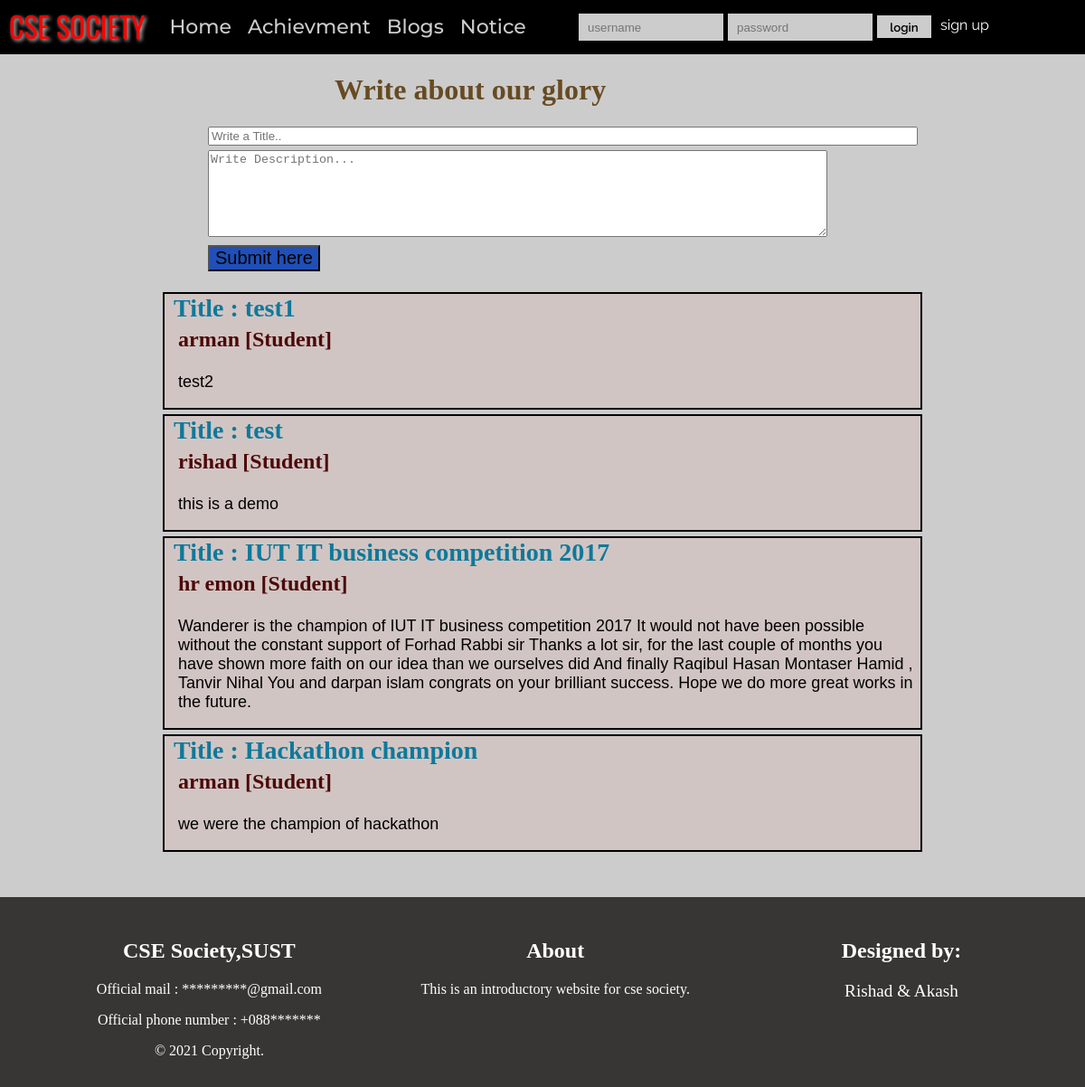
/achievement.php, run on the app's committed database.
### tables this page shows
CREATE TABLE IF NOT EXISTS `achievment` (
  `achvid` int(11) NOT NULL AUTO_INCREMENT,
  `achvtitle` text NOT NULL,
  `achvstatus` text NOT NULL,
  `achwriter` text NOT NULL,
  `achvdate` date NOT NULL,
  `writerid` int(11) DEFAULT NULL,
  PRIMARY KEY (`achvid`)
);

CREATE TABLE IF NOT EXISTS `customers` (
  `ID` int(11) NOT NULL AUTO_INCREMENT,
  `first_name` varchar(50) NOT NULL,
  `last_name` varchar(50) NOT NULL,
  `user_name` varchar(50) NOT NULL,
  `email` varchar(50) NOT NULL,
  `user_pass` varchar(256) NOT NULL,
  `user_prof` varchar(50) DEFAULT NULL,
  `user_vote` tinyint(1) DEFAULT '0',
  `logged_in` int(11) DEFAULT NULL,
  PRIMARY KEY (`ID`)
);

### achievement.php (the view, shortened to what this page needs)
<?php
	include_once 'includes/dbh.inc.php';
?>
<?php
	include_once 'header.php';
?>
		<?php
			$sql="SELECT * from achievment ORDER BY achvid DESC; ";
			$resultAchv = mysqli_query($connct,$sql);
		?>
        <div class="posting">
        	<form action="achievement.php" method="post" id="postingform">
			<ul>
				<li><h1 style="text-align:left; padding-left:140px; color:#664B23">Write about our glory</h1></li>
           		<li><input type="text" name="titleachv" placeholder="Write a Title.." size="95"  required="required"></li>
				<li><textarea cols="83" rows="6" name="contentachv" placeholder="Write Description..."  ></textarea></li>
				<li><input type="submit" name="subachv" value="Submit here" style="text-align:left; font-size:20px;  background-color:#1F4FB7"/></li>
        	</ul>
        	</form><br>
        </div>
		<div class="showposts">
			<?php
			    while($rowAchv=mysqli_fetch_array($resultAchv)){
			    	$id= $rowAchv['writerid'];
			    	$sql="SELECT * from customers where id='$id'; ";
					$resultidentity = mysqli_query($connct,$sql);
					$rowIdentity=mysqli_fetch_array($resultidentity);
			    	echo '<div class="singlepost">';
						echo '<div class="posttitle">Title : ' . $rowAchv['achvtitle'] . '</div>';
						echo '<div class="postusername">' . $rowAchv['achwriter'].' [' .$rowIdentity['user_prof'] .']</div>';
						$statusString=$rowAchv['achvstatus'];
			        	echo "<p>" . $statusString . "</p>";
			        	echo '</div>';
				    }
		    ?>
		</div>
<?php
	include_once 'footer.php';
?>

### header.php (shortened to what this page needs)
<!DOCTYPE html>
<html>
<head>
	<link rel="stylesheet" type="text/css" href="style.css">
</head>
<body>
	<header>
        <nav>
			<h1>CSE SOCIETY</h1>
			<div class="main-wrapper">
				<ul>
					<li><a href="index.php">Home </a></li>
					<li><a href="achievement.php">Achievment</a></li>
					<li><a href="Blogs.php">Blogs</a></li>
					<li><a href="news.php">Notice</a></li>
				</ul
			</div>
			<div class="nav-login">
				<?php
					if(isset($_SESSION['logged_in_username'])){
						echo '<a href="profile.php" style="font-size:14px;padding-right:10px; padding-left:0px;text-align:left;">'. $_SESSION['logged_in_username'] .' </a>';
						echo '<form action="includes/logout.inc.php" method="POST">';
						echo '<button type="submit" name="submit">Logout</button>
						</form>';
					}
					else {
						echo '<form action="includes/login.inc.php" method="POST">
							<input type="text" name="username" placeholder="username">
							<input type="password" name="pwd" placeholder="password">
							<button type="submit" name="submit">login</button>
						</form>
				        <a href="signup.php">sign up</a> ';
					}
				?>
			</div>
		</nav>
	</header>

### footer.php
<footer class ="footer">
	<ul>
		<li>
			<div >
				<div class="footdiv"><h2>CSE Society,SUST</h2>
						<p>Official mail : *********@gmail.com</p>
						<p>Official phone number : +088*******<br></p>
			 			&copy; <?php echo date("Y"); ?> Copyright.
			 		</div>
			</div>
		</li>
		<li>
			<div class="footdiv"><h2>About</h2>
			<p>This is an introductory website for cse society.</p></div>
		</li>
		<li>
			<div class="footdiv"><h2>Designed by:</h2>
			       <big>Rishad & Akash<br></big>
		    </div>
		</li>
	</ul>
</footer>
</body>
</html>

### style.css (style rules this page uses)
a { text-decoration: none; }
body { margin: 0; background-color: #ccc; }
.main-wrapper { margin:0px auto ; width:1000px; }
header { background-color: black; padding: 8px,0px,6px,10px; margin-bottom: 0px; }
header nav { width: 100%; height:60px; background-color: black; }
header h1 { display: inline; font-family: 'Oswald', sans-serif; font-weight: 400; font-size: 32px; float: left; margin-top: 5px; margin-right: 12px; padding-left: 10px; color: red; text-shadow: 2px 2px 4px #ccc; }
header nav ul { display: inline; padding-left: 15px; padding-right: 0px; padding-top: 0px; padding-bottom: 0px; float: left; }
header nav ul li { display: inline-block; float: left; list-style: none; padding-right: 8px; }
header nav ul li a { font-size: 22px; float: left; list-style: none; padding-right: 10px; font-family: 'Montserrat', sans-serif; color: #ccc; font-weight: 500; }
header .nav-login { float: right; }
header .nav-login form { float: left; padding-top: 15px; }
header .nav-login form input { float: left; width: 140px; height: 30px; padding: 0px 10px; margin-right: 5px; border: none; background-color: #ccc; }
header .nav-login form button { float: left; width: 60px; height: 25px; margin-right: 10px; margin-top: 2px; padding-top: 2px; border: none; background-color: #ccc; cursor: pointer; font-family: 'Raleway', sans-serif; font-weight: 600; }
header .nav-login a { display: block; width: 60px; height: 60px; border: none; cursor: pointer; float: left; color: #111; padding-top: 3px; line-height: 50px; font-size: 16px; color: white; font-family: 'Raleway', sans-serif; }
.posting form { width: 70%; float: center; margin: 0px auto; }
.posting form ul { list-style: none; margin: 5px 5px 5px 5px; }
.posting form ul li { margin: 5px 5px 5px 5px; }
.singlepost { float: center; text-align: left; background-color: #D1C5C3; border: 2px solid black; margin-bottom: 5px; }
.showposts { height: auto; width: 70%; float: center; margin: 0px auto; }
.posttitle { color: #0E799B; font-size: 28px; font-weight: bolder; text-align: left; padding-bottom: 5px; padding-left: 10px; }
.postusername { color: #4D0808; font-size: 24px; font-weight: bold; text-align: left; padding-left: 15px; padding-bottom: 5px; }
.singlepost p { text-align: left; padding-left: 15px; font-size: 18px; font-family: sans-serif; }
.footer { position: relative; margin-top: -100px; height: 200px; clear: both; padding-top: 10px; color: white; background-color: #383535; text-align: center; }
.footer ul li { width: 33%; list-style: none; float: left; }

### data on the page
achievment: achvtitle "test1", achwriter "arman", customers.user_prof "Student", achvstatus "test2"
achievment: achvtitle "test", achwriter "rishad", customers.user_prof "Student", achvstatus "this is a demo"
achievment: achvtitle "IUT IT business competition 2017", achwriter "hr emon", customers.user_prof "Student", achvstatus "Wanderer is the champion of IUT IT business competition 2017 It would not have been possible without the constant support of Forhad Rabbi sir Thanks a lot sir, for the last couple of months you have shown more faith on our idea than we ourselves did And finally Raqibul Hasan Montaser Hamid , Tanvir Nihal You and darpan islam congrats on your brilliant success. Hope we do more great works in the future."
achievment: achvtitle "Hackathon champion", achwriter "arman", customers.user_prof "Student", achvstatus "we were the champion of hackathon"
